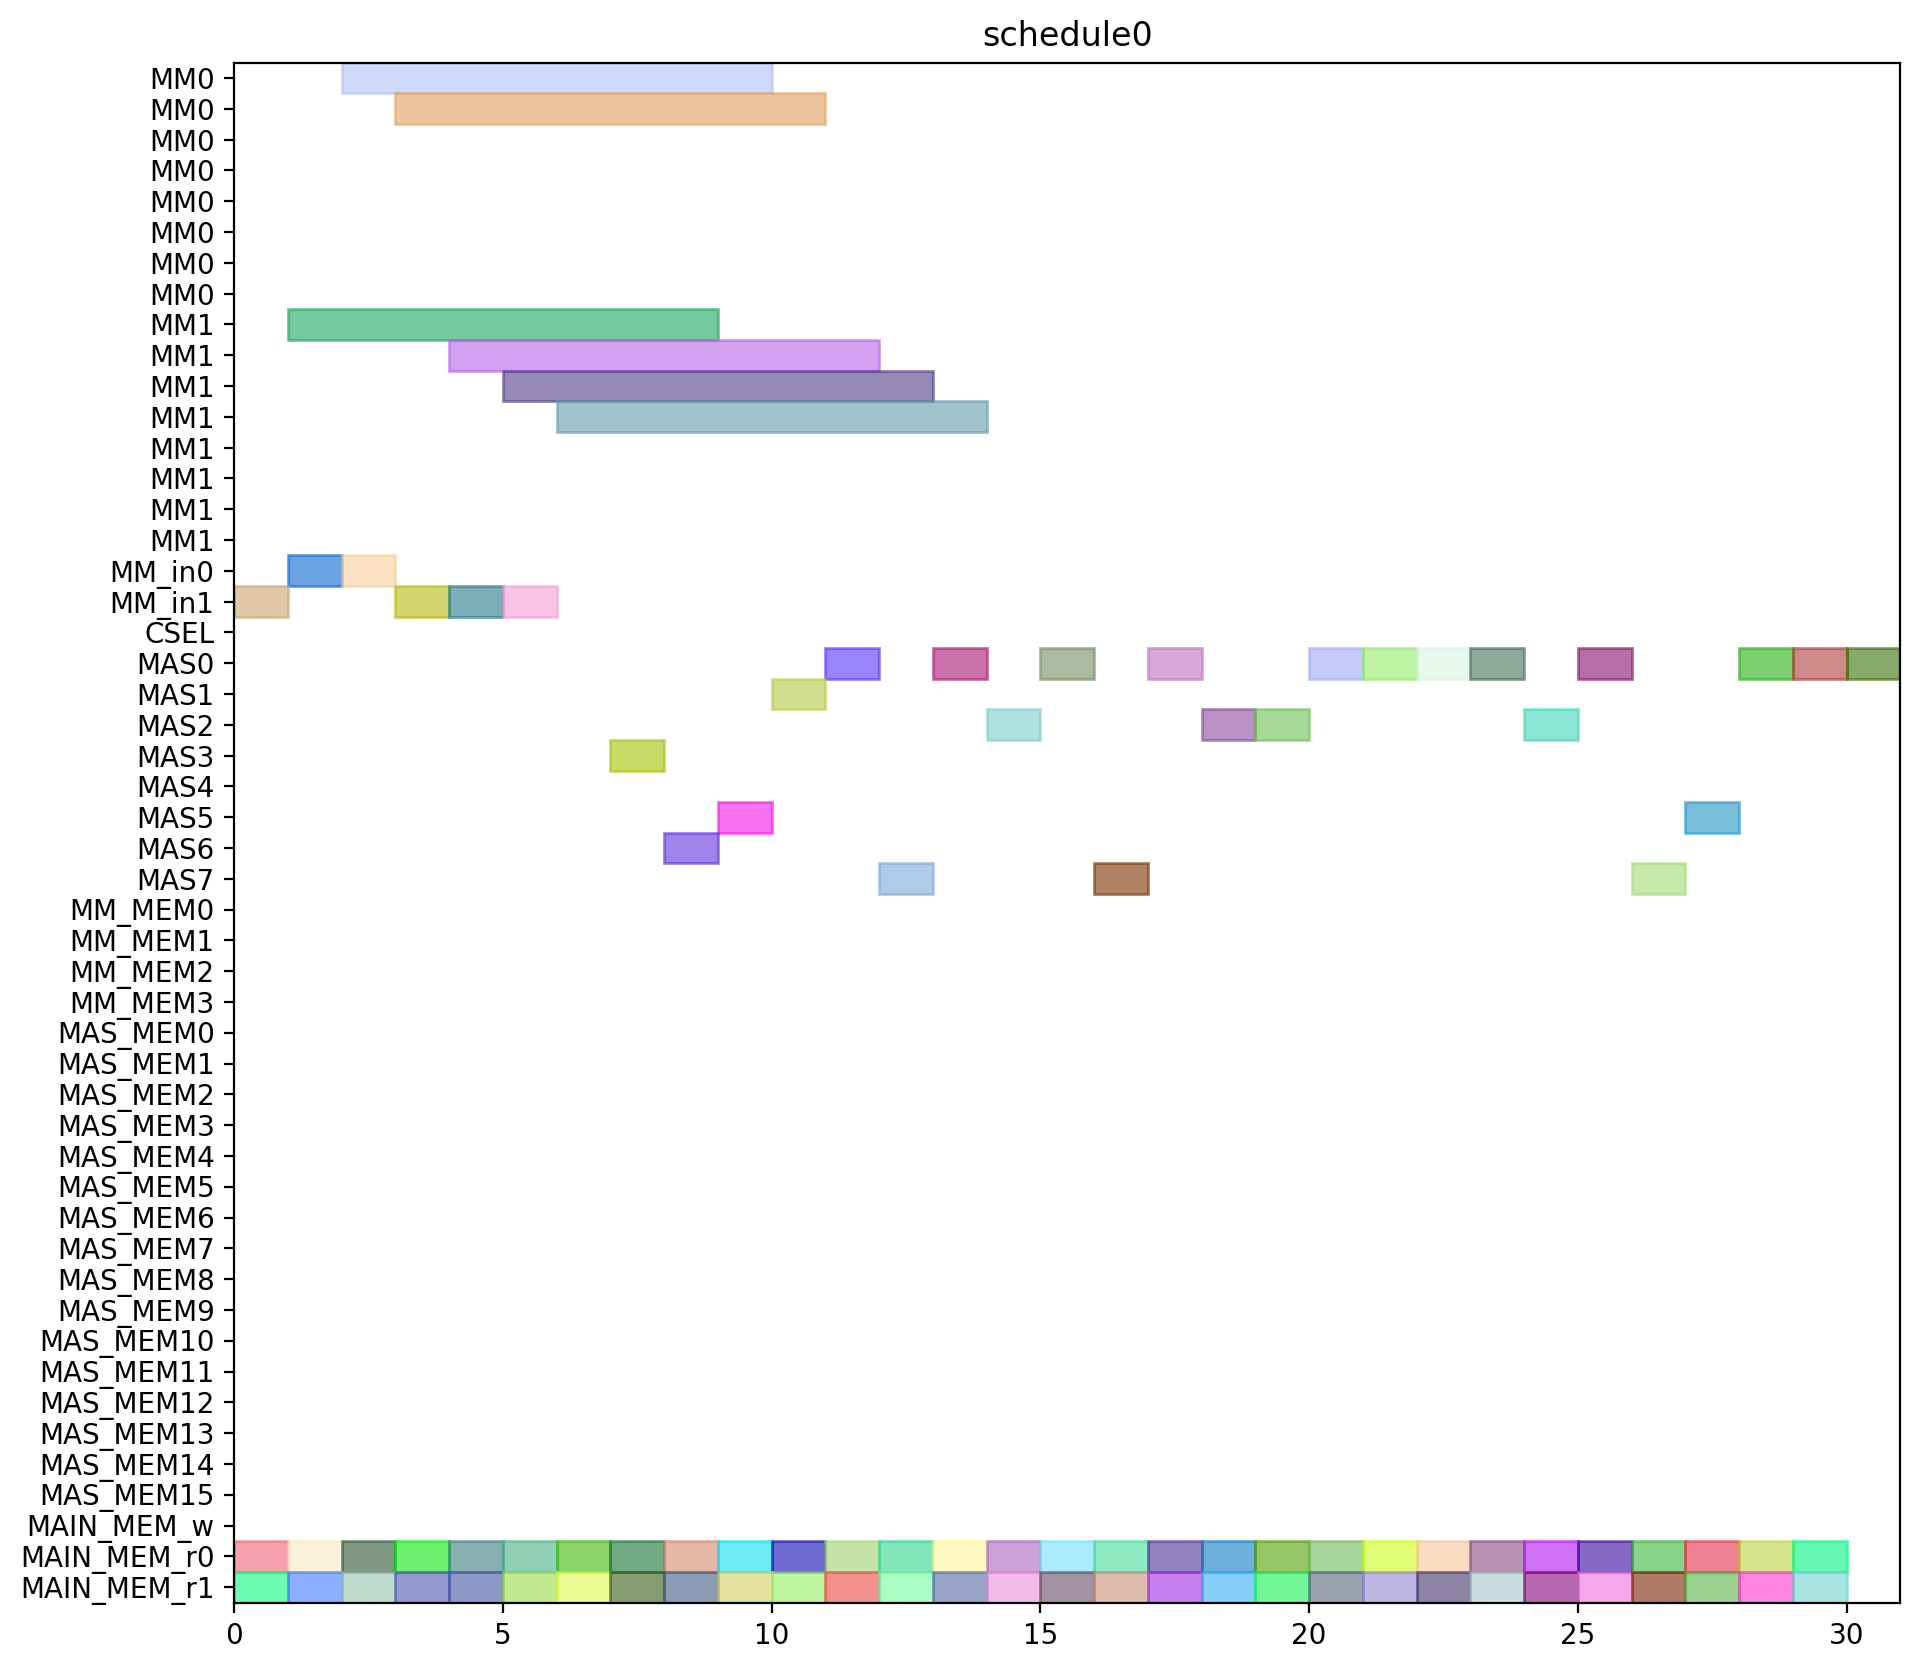

This chart was generated by the following Python code:
from pyschedule import Scenario, solvers, plotters, alt


def solve():
	horizon = 120
	S = Scenario("schedule0", horizon=horizon)

	# resource
	MM = S.Resources('MM', num=2, size=8)
	MM_in = S.Resources('MM_in', num=2)
	CSEL = S.Resource('CSEL')
	MAS = S.Resources('MAS', num=8, size=1, periods=range(1, horizon))
	MM_MEM = S.Resources('MM_MEM', num=4)
	MAS_MEM = S.Resources('MAS_MEM', num=16)
	MAIN_MEM_w = S.Resource('MAIN_MEM_w', size=1)
	MAIN_MEM_r = S.Resources('MAIN_MEM_r', num=2)

	# result of previous scheduling

	# new tasks
	c_t0_a1_0 = S.Task('c_t0_a1_0', length=1, delay_cost=1)
	c_t0_a1_0 += alt(MAS)
	c_t0_a1_0_mem0 = S.Task('c_t0_a1_0_mem0', length=1, delay_cost=1)
	c_t0_a1_0_mem0 += MAIN_MEM_r[0]
	S += c_t0_a1_0_mem0 <= c_t0_a1_0

	c_t0_a1_0_mem1 = S.Task('c_t0_a1_0_mem1', length=1, delay_cost=1)
	c_t0_a1_0_mem1 += MAIN_MEM_r[1]
	S += c_t0_a1_0_mem1 <= c_t0_a1_0

	c_t0_a1_1 = S.Task('c_t0_a1_1', length=1, delay_cost=1)
	c_t0_a1_1 += alt(MAS)
	c_t0_a1_1_mem0 = S.Task('c_t0_a1_1_mem0', length=1, delay_cost=1)
	c_t0_a1_1_mem0 += MAIN_MEM_r[0]
	S += c_t0_a1_1_mem0 <= c_t0_a1_1

	c_t0_a1_1_mem1 = S.Task('c_t0_a1_1_mem1', length=1, delay_cost=1)
	c_t0_a1_1_mem1 += MAIN_MEM_r[1]
	S += c_t0_a1_1_mem1 <= c_t0_a1_1

	c_t0_t10 = S.Task('c_t0_t10', length=1, delay_cost=1)
	c_t0_t10 += alt(MAS)
	c_t0_t10_mem0 = S.Task('c_t0_t10_mem0', length=1, delay_cost=1)
	c_t0_t10_mem0 += MAIN_MEM_r[0]
	S += c_t0_t10_mem0 <= c_t0_t10

	c_t0_t10_mem1 = S.Task('c_t0_t10_mem1', length=1, delay_cost=1)
	c_t0_t10_mem1 += MAIN_MEM_r[1]
	S += c_t0_t10_mem1 <= c_t0_t10

	c_t0_t11 = S.Task('c_t0_t11', length=1, delay_cost=1)
	c_t0_t11 += alt(MAS)
	c_t0_t11_mem0 = S.Task('c_t0_t11_mem0', length=1, delay_cost=1)
	c_t0_t11_mem0 += MAIN_MEM_r[0]
	S += c_t0_t11_mem0 <= c_t0_t11

	c_t0_t11_mem1 = S.Task('c_t0_t11_mem1', length=1, delay_cost=1)
	c_t0_t11_mem1 += MAIN_MEM_r[1]
	S += c_t0_t11_mem1 <= c_t0_t11

	c_t0_t3_t0 = S.Task('c_t0_t3_t0', length=8, delay_cost=1)
	c_t0_t3_t0 += alt(MM)
	c_t0_t3_t0_in = S.Task('c_t0_t3_t0_in', length=1, delay_cost=1)
	c_t0_t3_t0_in += alt(MM_in)
	S += c_t0_t3_t0_in*MM_in[0]<=c_t0_t3_t0*MM[0]
	S += c_t0_t3_t0_in*MM_in[1]<=c_t0_t3_t0*MM[1]
	c_t0_t3_t0_mem0 = S.Task('c_t0_t3_t0_mem0', length=1, delay_cost=1)
	c_t0_t3_t0_mem0 += MAIN_MEM_r[0]
	S += c_t0_t3_t0_mem0 <= c_t0_t3_t0

	c_t0_t3_t0_mem1 = S.Task('c_t0_t3_t0_mem1', length=1, delay_cost=1)
	c_t0_t3_t0_mem1 += MAIN_MEM_r[1]
	S += c_t0_t3_t0_mem1 <= c_t0_t3_t0

	c_t0_t3_t1 = S.Task('c_t0_t3_t1', length=8, delay_cost=1)
	c_t0_t3_t1 += alt(MM)
	c_t0_t3_t1_in = S.Task('c_t0_t3_t1_in', length=1, delay_cost=1)
	c_t0_t3_t1_in += alt(MM_in)
	S += c_t0_t3_t1_in*MM_in[0]<=c_t0_t3_t1*MM[0]
	S += c_t0_t3_t1_in*MM_in[1]<=c_t0_t3_t1*MM[1]
	c_t0_t3_t1_mem0 = S.Task('c_t0_t3_t1_mem0', length=1, delay_cost=1)
	c_t0_t3_t1_mem0 += MAIN_MEM_r[0]
	S += c_t0_t3_t1_mem0 <= c_t0_t3_t1

	c_t0_t3_t1_mem1 = S.Task('c_t0_t3_t1_mem1', length=1, delay_cost=1)
	c_t0_t3_t1_mem1 += MAIN_MEM_r[1]
	S += c_t0_t3_t1_mem1 <= c_t0_t3_t1

	c_t0_t3_t2 = S.Task('c_t0_t3_t2', length=1, delay_cost=1)
	c_t0_t3_t2 += alt(MAS)
	c_t0_t3_t2_mem0 = S.Task('c_t0_t3_t2_mem0', length=1, delay_cost=1)
	c_t0_t3_t2_mem0 += MAIN_MEM_r[0]
	S += c_t0_t3_t2_mem0 <= c_t0_t3_t2

	c_t0_t3_t2_mem1 = S.Task('c_t0_t3_t2_mem1', length=1, delay_cost=1)
	c_t0_t3_t2_mem1 += MAIN_MEM_r[1]
	S += c_t0_t3_t2_mem1 <= c_t0_t3_t2

	c_t0_t3_t3 = S.Task('c_t0_t3_t3', length=1, delay_cost=1)
	c_t0_t3_t3 += alt(MAS)
	c_t0_t3_t3_mem0 = S.Task('c_t0_t3_t3_mem0', length=1, delay_cost=1)
	c_t0_t3_t3_mem0 += MAIN_MEM_r[0]
	S += c_t0_t3_t3_mem0 <= c_t0_t3_t3

	c_t0_t3_t3_mem1 = S.Task('c_t0_t3_t3_mem1', length=1, delay_cost=1)
	c_t0_t3_t3_mem1 += MAIN_MEM_r[1]
	S += c_t0_t3_t3_mem1 <= c_t0_t3_t3

	c_t1_a1_0 = S.Task('c_t1_a1_0', length=1, delay_cost=1)
	c_t1_a1_0 += alt(MAS)
	c_t1_a1_0_mem0 = S.Task('c_t1_a1_0_mem0', length=1, delay_cost=1)
	c_t1_a1_0_mem0 += MAIN_MEM_r[0]
	S += c_t1_a1_0_mem0 <= c_t1_a1_0

	c_t1_a1_0_mem1 = S.Task('c_t1_a1_0_mem1', length=1, delay_cost=1)
	c_t1_a1_0_mem1 += MAIN_MEM_r[1]
	S += c_t1_a1_0_mem1 <= c_t1_a1_0

	c_t1_a1_1 = S.Task('c_t1_a1_1', length=1, delay_cost=1)
	c_t1_a1_1 += alt(MAS)
	c_t1_a1_1_mem0 = S.Task('c_t1_a1_1_mem0', length=1, delay_cost=1)
	c_t1_a1_1_mem0 += MAIN_MEM_r[0]
	S += c_t1_a1_1_mem0 <= c_t1_a1_1

	c_t1_a1_1_mem1 = S.Task('c_t1_a1_1_mem1', length=1, delay_cost=1)
	c_t1_a1_1_mem1 += MAIN_MEM_r[1]
	S += c_t1_a1_1_mem1 <= c_t1_a1_1

	c_t1_t10 = S.Task('c_t1_t10', length=1, delay_cost=1)
	c_t1_t10 += alt(MAS)
	c_t1_t10_mem0 = S.Task('c_t1_t10_mem0', length=1, delay_cost=1)
	c_t1_t10_mem0 += MAIN_MEM_r[0]
	S += c_t1_t10_mem0 <= c_t1_t10

	c_t1_t10_mem1 = S.Task('c_t1_t10_mem1', length=1, delay_cost=1)
	c_t1_t10_mem1 += MAIN_MEM_r[1]
	S += c_t1_t10_mem1 <= c_t1_t10

	c_t1_t11 = S.Task('c_t1_t11', length=1, delay_cost=1)
	c_t1_t11 += alt(MAS)
	c_t1_t11_mem0 = S.Task('c_t1_t11_mem0', length=1, delay_cost=1)
	c_t1_t11_mem0 += MAIN_MEM_r[0]
	S += c_t1_t11_mem0 <= c_t1_t11

	c_t1_t11_mem1 = S.Task('c_t1_t11_mem1', length=1, delay_cost=1)
	c_t1_t11_mem1 += MAIN_MEM_r[1]
	S += c_t1_t11_mem1 <= c_t1_t11

	c_t1_t3_t0 = S.Task('c_t1_t3_t0', length=8, delay_cost=1)
	c_t1_t3_t0 += alt(MM)
	c_t1_t3_t0_in = S.Task('c_t1_t3_t0_in', length=1, delay_cost=1)
	c_t1_t3_t0_in += alt(MM_in)
	S += c_t1_t3_t0_in*MM_in[0]<=c_t1_t3_t0*MM[0]
	S += c_t1_t3_t0_in*MM_in[1]<=c_t1_t3_t0*MM[1]
	c_t1_t3_t0_mem0 = S.Task('c_t1_t3_t0_mem0', length=1, delay_cost=1)
	c_t1_t3_t0_mem0 += MAIN_MEM_r[0]
	S += c_t1_t3_t0_mem0 <= c_t1_t3_t0

	c_t1_t3_t0_mem1 = S.Task('c_t1_t3_t0_mem1', length=1, delay_cost=1)
	c_t1_t3_t0_mem1 += MAIN_MEM_r[1]
	S += c_t1_t3_t0_mem1 <= c_t1_t3_t0

	c_t1_t3_t1 = S.Task('c_t1_t3_t1', length=8, delay_cost=1)
	c_t1_t3_t1 += alt(MM)
	c_t1_t3_t1_in = S.Task('c_t1_t3_t1_in', length=1, delay_cost=1)
	c_t1_t3_t1_in += alt(MM_in)
	S += c_t1_t3_t1_in*MM_in[0]<=c_t1_t3_t1*MM[0]
	S += c_t1_t3_t1_in*MM_in[1]<=c_t1_t3_t1*MM[1]
	c_t1_t3_t1_mem0 = S.Task('c_t1_t3_t1_mem0', length=1, delay_cost=1)
	c_t1_t3_t1_mem0 += MAIN_MEM_r[0]
	S += c_t1_t3_t1_mem0 <= c_t1_t3_t1

	c_t1_t3_t1_mem1 = S.Task('c_t1_t3_t1_mem1', length=1, delay_cost=1)
	c_t1_t3_t1_mem1 += MAIN_MEM_r[1]
	S += c_t1_t3_t1_mem1 <= c_t1_t3_t1

	c_t1_t3_t2 = S.Task('c_t1_t3_t2', length=1, delay_cost=1)
	c_t1_t3_t2 += alt(MAS)
	c_t1_t3_t2_mem0 = S.Task('c_t1_t3_t2_mem0', length=1, delay_cost=1)
	c_t1_t3_t2_mem0 += MAIN_MEM_r[0]
	S += c_t1_t3_t2_mem0 <= c_t1_t3_t2

	c_t1_t3_t2_mem1 = S.Task('c_t1_t3_t2_mem1', length=1, delay_cost=1)
	c_t1_t3_t2_mem1 += MAIN_MEM_r[1]
	S += c_t1_t3_t2_mem1 <= c_t1_t3_t2

	c_t1_t3_t3 = S.Task('c_t1_t3_t3', length=1, delay_cost=1)
	c_t1_t3_t3 += alt(MAS)
	c_t1_t3_t3_mem0 = S.Task('c_t1_t3_t3_mem0', length=1, delay_cost=1)
	c_t1_t3_t3_mem0 += MAIN_MEM_r[0]
	S += c_t1_t3_t3_mem0 <= c_t1_t3_t3

	c_t1_t3_t3_mem1 = S.Task('c_t1_t3_t3_mem1', length=1, delay_cost=1)
	c_t1_t3_t3_mem1 += MAIN_MEM_r[1]
	S += c_t1_t3_t3_mem1 <= c_t1_t3_t3

	c_t2_a1_0 = S.Task('c_t2_a1_0', length=1, delay_cost=1)
	c_t2_a1_0 += alt(MAS)
	c_t2_a1_0_mem0 = S.Task('c_t2_a1_0_mem0', length=1, delay_cost=1)
	c_t2_a1_0_mem0 += MAIN_MEM_r[0]
	S += c_t2_a1_0_mem0 <= c_t2_a1_0

	c_t2_a1_0_mem1 = S.Task('c_t2_a1_0_mem1', length=1, delay_cost=1)
	c_t2_a1_0_mem1 += MAIN_MEM_r[1]
	S += c_t2_a1_0_mem1 <= c_t2_a1_0

	c_t2_a1_1 = S.Task('c_t2_a1_1', length=1, delay_cost=1)
	c_t2_a1_1 += alt(MAS)
	c_t2_a1_1_mem0 = S.Task('c_t2_a1_1_mem0', length=1, delay_cost=1)
	c_t2_a1_1_mem0 += MAIN_MEM_r[0]
	S += c_t2_a1_1_mem0 <= c_t2_a1_1

	c_t2_a1_1_mem1 = S.Task('c_t2_a1_1_mem1', length=1, delay_cost=1)
	c_t2_a1_1_mem1 += MAIN_MEM_r[1]
	S += c_t2_a1_1_mem1 <= c_t2_a1_1

	c_t2_t10 = S.Task('c_t2_t10', length=1, delay_cost=1)
	c_t2_t10 += alt(MAS)
	c_t2_t10_mem0 = S.Task('c_t2_t10_mem0', length=1, delay_cost=1)
	c_t2_t10_mem0 += MAIN_MEM_r[0]
	S += c_t2_t10_mem0 <= c_t2_t10

	c_t2_t10_mem1 = S.Task('c_t2_t10_mem1', length=1, delay_cost=1)
	c_t2_t10_mem1 += MAIN_MEM_r[1]
	S += c_t2_t10_mem1 <= c_t2_t10

	c_t2_t11 = S.Task('c_t2_t11', length=1, delay_cost=1)
	c_t2_t11 += alt(MAS)
	c_t2_t11_mem0 = S.Task('c_t2_t11_mem0', length=1, delay_cost=1)
	c_t2_t11_mem0 += MAIN_MEM_r[0]
	S += c_t2_t11_mem0 <= c_t2_t11

	c_t2_t11_mem1 = S.Task('c_t2_t11_mem1', length=1, delay_cost=1)
	c_t2_t11_mem1 += MAIN_MEM_r[1]
	S += c_t2_t11_mem1 <= c_t2_t11

	c_t2_t3_t0 = S.Task('c_t2_t3_t0', length=8, delay_cost=1)
	c_t2_t3_t0 += alt(MM)
	c_t2_t3_t0_in = S.Task('c_t2_t3_t0_in', length=1, delay_cost=1)
	c_t2_t3_t0_in += alt(MM_in)
	S += c_t2_t3_t0_in*MM_in[0]<=c_t2_t3_t0*MM[0]
	S += c_t2_t3_t0_in*MM_in[1]<=c_t2_t3_t0*MM[1]
	c_t2_t3_t0_mem0 = S.Task('c_t2_t3_t0_mem0', length=1, delay_cost=1)
	c_t2_t3_t0_mem0 += MAIN_MEM_r[0]
	S += c_t2_t3_t0_mem0 <= c_t2_t3_t0

	c_t2_t3_t0_mem1 = S.Task('c_t2_t3_t0_mem1', length=1, delay_cost=1)
	c_t2_t3_t0_mem1 += MAIN_MEM_r[1]
	S += c_t2_t3_t0_mem1 <= c_t2_t3_t0

	c_t2_t3_t1 = S.Task('c_t2_t3_t1', length=8, delay_cost=1)
	c_t2_t3_t1 += alt(MM)
	c_t2_t3_t1_in = S.Task('c_t2_t3_t1_in', length=1, delay_cost=1)
	c_t2_t3_t1_in += alt(MM_in)
	S += c_t2_t3_t1_in*MM_in[0]<=c_t2_t3_t1*MM[0]
	S += c_t2_t3_t1_in*MM_in[1]<=c_t2_t3_t1*MM[1]
	c_t2_t3_t1_mem0 = S.Task('c_t2_t3_t1_mem0', length=1, delay_cost=1)
	c_t2_t3_t1_mem0 += MAIN_MEM_r[0]
	S += c_t2_t3_t1_mem0 <= c_t2_t3_t1

	c_t2_t3_t1_mem1 = S.Task('c_t2_t3_t1_mem1', length=1, delay_cost=1)
	c_t2_t3_t1_mem1 += MAIN_MEM_r[1]
	S += c_t2_t3_t1_mem1 <= c_t2_t3_t1

	c_t2_t3_t2 = S.Task('c_t2_t3_t2', length=1, delay_cost=1)
	c_t2_t3_t2 += alt(MAS)
	c_t2_t3_t2_mem0 = S.Task('c_t2_t3_t2_mem0', length=1, delay_cost=1)
	c_t2_t3_t2_mem0 += MAIN_MEM_r[0]
	S += c_t2_t3_t2_mem0 <= c_t2_t3_t2

	c_t2_t3_t2_mem1 = S.Task('c_t2_t3_t2_mem1', length=1, delay_cost=1)
	c_t2_t3_t2_mem1 += MAIN_MEM_r[1]
	S += c_t2_t3_t2_mem1 <= c_t2_t3_t2

	c_t2_t3_t3 = S.Task('c_t2_t3_t3', length=1, delay_cost=1)
	c_t2_t3_t3 += alt(MAS)
	c_t2_t3_t3_mem0 = S.Task('c_t2_t3_t3_mem0', length=1, delay_cost=1)
	c_t2_t3_t3_mem0 += MAIN_MEM_r[0]
	S += c_t2_t3_t3_mem0 <= c_t2_t3_t3

	c_t2_t3_t3_mem1 = S.Task('c_t2_t3_t3_mem1', length=1, delay_cost=1)
	c_t2_t3_t3_mem1 += MAIN_MEM_r[1]
	S += c_t2_t3_t3_mem1 <= c_t2_t3_t3

	c_t3000 = S.Task('c_t3000', length=1, delay_cost=1)
	c_t3000 += alt(MAS)
	c_t3000_mem0 = S.Task('c_t3000_mem0', length=1, delay_cost=1)
	c_t3000_mem0 += MAIN_MEM_r[0]
	S += c_t3000_mem0 <= c_t3000

	c_t3000_mem1 = S.Task('c_t3000_mem1', length=1, delay_cost=1)
	c_t3000_mem1 += MAIN_MEM_r[1]
	S += c_t3000_mem1 <= c_t3000

	c_t3001 = S.Task('c_t3001', length=1, delay_cost=1)
	c_t3001 += alt(MAS)
	c_t3001_mem0 = S.Task('c_t3001_mem0', length=1, delay_cost=1)
	c_t3001_mem0 += MAIN_MEM_r[0]
	S += c_t3001_mem0 <= c_t3001

	c_t3001_mem1 = S.Task('c_t3001_mem1', length=1, delay_cost=1)
	c_t3001_mem1 += MAIN_MEM_r[1]
	S += c_t3001_mem1 <= c_t3001

	c_t3010 = S.Task('c_t3010', length=1, delay_cost=1)
	c_t3010 += alt(MAS)
	c_t3010_mem0 = S.Task('c_t3010_mem0', length=1, delay_cost=1)
	c_t3010_mem0 += MAIN_MEM_r[0]
	S += c_t3010_mem0 <= c_t3010

	c_t3010_mem1 = S.Task('c_t3010_mem1', length=1, delay_cost=1)
	c_t3010_mem1 += MAIN_MEM_r[1]
	S += c_t3010_mem1 <= c_t3010

	c_t3011 = S.Task('c_t3011', length=1, delay_cost=1)
	c_t3011 += alt(MAS)
	c_t3011_mem0 = S.Task('c_t3011_mem0', length=1, delay_cost=1)
	c_t3011_mem0 += MAIN_MEM_r[0]
	S += c_t3011_mem0 <= c_t3011

	c_t3011_mem1 = S.Task('c_t3011_mem1', length=1, delay_cost=1)
	c_t3011_mem1 += MAIN_MEM_r[1]
	S += c_t3011_mem1 <= c_t3011

	c_t4000 = S.Task('c_t4000', length=1, delay_cost=1)
	c_t4000 += alt(MAS)
	c_t4000_mem0 = S.Task('c_t4000_mem0', length=1, delay_cost=1)
	c_t4000_mem0 += MAIN_MEM_r[0]
	S += c_t4000_mem0 <= c_t4000

	c_t4000_mem1 = S.Task('c_t4000_mem1', length=1, delay_cost=1)
	c_t4000_mem1 += MAIN_MEM_r[1]
	S += c_t4000_mem1 <= c_t4000

	c_t4001 = S.Task('c_t4001', length=1, delay_cost=1)
	c_t4001 += alt(MAS)
	c_t4001_mem0 = S.Task('c_t4001_mem0', length=1, delay_cost=1)
	c_t4001_mem0 += MAIN_MEM_r[0]
	S += c_t4001_mem0 <= c_t4001

	c_t4001_mem1 = S.Task('c_t4001_mem1', length=1, delay_cost=1)
	c_t4001_mem1 += MAIN_MEM_r[1]
	S += c_t4001_mem1 <= c_t4001

	solvers.mip.solve(S,msg=1,kind='CPLEX',ratio_gap=1.01)

	solution = [['hoge']*len(S.solution()[1]) for i in range(len(S.solution()))]
	for i in range(len(S.solution())):
		for j in range(len(S.solution()[i])):
			solution[i][j]=str(S.solution()[i][j])
	print(solution)

	cycles = int(solution[-1][3])

	pic_file_name = "/home/mfukuda/ABE/multiRAM_multiMAS_16mux/scheduling_result/stage8MM2_stage1MAS8/SQR/schedule0.png"
	if(S.solution() != []):
		plotters.matplotlib.plot(S,img_filename=pic_file_name, show_task_labels=False, fig_size=(cycles*0.25+3, 10))

	return solution
